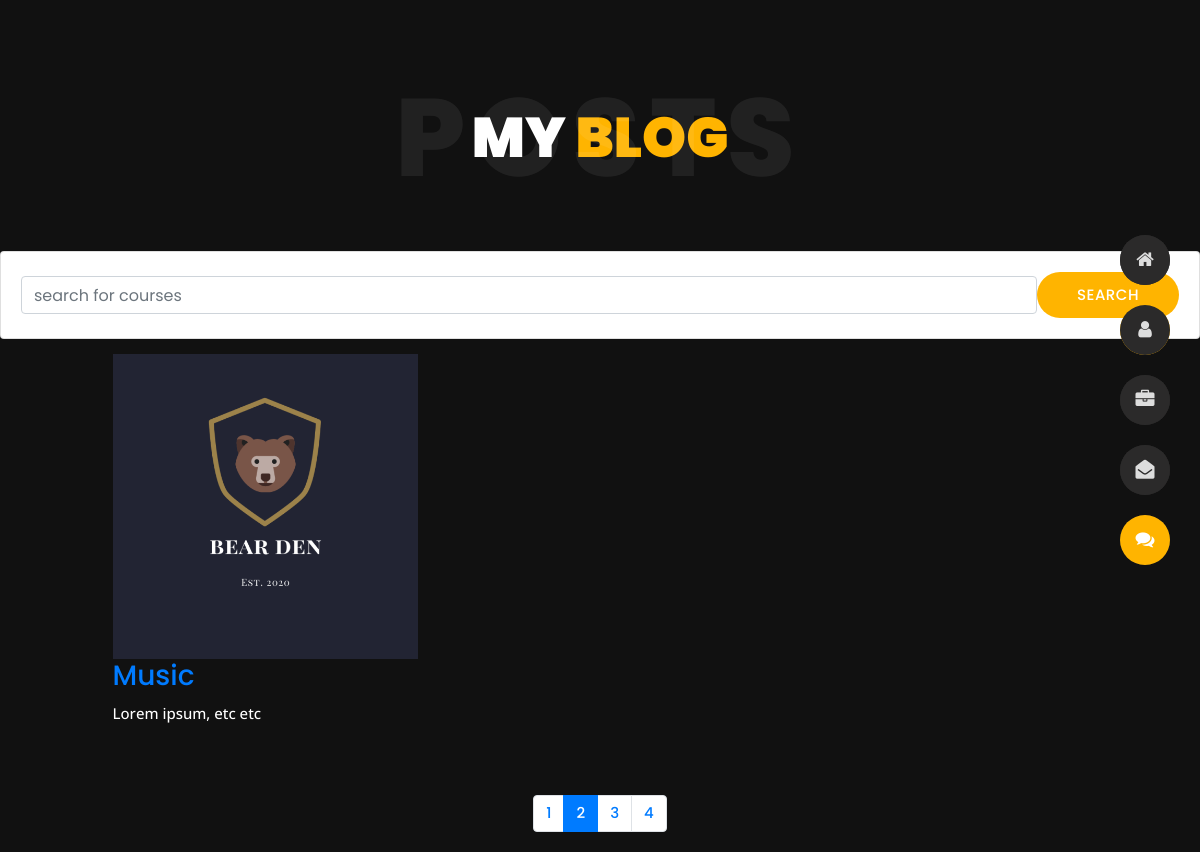
Screenshot of /blog/ with the database file from the repository.
### resume/models.py (models this page shows, shortened)
class Post(models.Model):
    image = models.ImageField(upload_to="images/")
    title = models.CharField(max_length=30)
    content = models.TextField()
    author = models.ForeignKey(User, on_delete=models.CASCADE)
    date = models.DateTimeField(default=timezone.now)

### resume/views.py (the view)
# urls.py: 2. Add a URL to urlpatterns:  path('blog/', include('blog.urls'))
def blog(request):
    post_objects = Post.objects.all().order_by('-date')
    item_name = request.GET.get('item_name')
    if item_name != '' and item_name is not None:
        post_objects = Post.objects.filter(title__icontains=item_name)
    return render(request, 'resume/blog.html', {'post_objects': post_objects})

### resume/templates/resume/blog.html (shortened to what this page needs)
﻿{% extends 'resume/base_2.html' %} {% block content %}
<body class="blog">
  <header class="header" id="navbar-collapse-toggle">
    <ul
      class="icon-menu d-none d-lg-block revealator-slideup revealator-once revealator-delay1"
    >
      <li class="icon-box">
        <i class="fa fa-home"></i>
        <a href="index.html">
        </a>
      </li>
      <li class="icon-box">
        <i class="fa fa-user"></i>
        <a href="about.html">
        </a>
      </li>
      <li class="icon-box">
        <i class="fa fa-briefcase"></i>
        <a href="portfolio.html">
        </a>
      </li>
      <li class="icon-box">
        <i class="fa fa-envelope-open"></i>
        <a href="contact.html">
        </a>
      </li>
      <li class="icon-box active">
        <i class="fa fa-comments"></i>
        <a href="blog.html">
        </a>
      </li>
    </ul>
  </header>
  <section
    class="title-section text-left text-sm-center revealator-slideup revealator-once revealator-delay1"
  >
    <h1>my <span>blog</span></h1>
    <span class="title-bg">posts</span>
  </section>
  <div class="row">
    <div class="col-md-12">
      <form class="card card-sm">
        <div class="card-body row no-gutters align-items-center">
          <div class="col">
            <input
              type="search"
              name="item_name"
              placeholder="search for courses"
              class="form-control form-control-borderless"
            />
          </div>
          <div class="col-auto">
            <button class="btn btn-success" type="submit">search</button>
          </div>
        </div>
      </form>
    </div>
  </div>
  <section
    class="main-content revealator-slideup revealator-once revealator-delay1"
  >
    <div class="container">
      <div class="row">
        {% if post_objects %} {% for post in post_objects %}
        <div class="col-12 col-md-6 col-lg-6 col-xl-4 mb-30">
          <article class="post-container">
            <div class="post-thumb">
              <a
                href="blog-post.html"
                class="d-block position-relative overflow-hidden"
              >
                <img
                  src="{{post.image.url}}"
                  class="img-fluid"
                  alt="Blog Post"
                />
              </a>
            </div>
            <div class="post-content">
              <div class="entry-header">
                <h3>
                  <a href="blog-post.html">{{post.title}}</a>
                </h3>
              </div>
              <div class="entry-content open-sans-font">
                <p>{{post.content}}</p>
              </div>
            </div>
          </article>
        </div>
        {% endfor %} {% endif %}
        <div class="col-12 mt-4">
          <nav aria-label="Page navigation example">
            <ul class="pagination justify-content-center mb-0">
              <li class="page-item"><a class="page-link" href="#">1</a></li>
              <li class="page-item active">
                <a class="page-link" href="#">2</a>
              </li>
              <li class="page-item"><a class="page-link" href="#">3</a></li>
              <li class="page-item"><a class="page-link" href="#">4</a></li>
            </ul>
          </nav>
        </div>
      </div>
    </div>
  </section>
</body>
{% endblock content %}

### resume/static/css/style.css (style rules this page uses)
html { overflow-x: hidden; height: 100%; }
body { font-family: 'Poppins', sans-serif; font-size: 15px; color: #fff; font-weight: 500; line-height: 1.6; position: relative; background-size: cover; background-position: center; height: 100%; width: 100%; background-color: #111; }
.open-sans-font { font-family: 'Open Sans', sans-serif; }
.mb-30 { margin-bottom: 30px; }
.no-transform { transform: none !important; }
.btn { box-shadow: none !important; border-radius: 26px; font-weight: 500; height: 46px; line-height: 46px; font-size: 15px; text-transform: uppercase; color: #fff; padding: 0 40px; outline: none !important; overflow: hidden; display: inline-block; position: relative; font-family: 'Poppins', sans-serif; letter-spacing: .5px; border: 0; }
.btn, .btn:hover, .btn:focus { color: #fff; text-decoration: none; }
.title-section { margin: 0 auto; width: 100%; position: relative; padding: 80px 0; }
.title-section h1 { font-size: 56px; font-weight: 900; color: #fff; text-transform: uppercase; margin: 0; }
.title-bg { font-size: 110px; left: 0; letter-spacing: 10px; line-height: 0.7; position: absolute; right: 0; top: 50%; text-transform: uppercase; font-weight: 800; -webkit-transform: translateY(-50%); -moz-transform: translateY(-50%); -ms-transform: translateY(-50%); -o-transform: translateY(-50%); transform: translateY(-50%); color: rgba(255, 255, 255, 0.07); }
@media (min-width: 992px) { .header { position: fixed; right: 30px; bottom: 0; z-index: 3; display: flex; align-items: center; height: calc(100vh - 200px); top: 100px; opacity: 1; transition: opacity 0.3s; -webkit-transition: opacity 0.3s; } }
@media (min-width: 992px) { .header ul.icon-menu { margin: 0; padding: 0; } }
@media (min-width: 992px) { .header ul.icon-menu li.icon-box { width: 50px; height: 50px; list-style: none; position: relative; display: flex; align-items: center; transition: .3s; margin: 20px 0; border-radius: 50%; background: #2b2a2a; } }
@media (min-width: 992px) { .header ul.icon-menu li.icon-box i { color: #ddd; font-size: 19px; transition: .3s; } }
@media (min-width: 992px) { .header ul.icon-menu li.icon-box.active, .header ul.icon-menu li.icon-box:hover, .header ul.icon-menu li.icon-box.active i, .header ul.icon-menu li.icon-box:hover i { color: #fff; } }
@media (min-width: 992px) { .header .icon-box a { display: block; padding: 0; width: 50px; height: 50px; } }
@media (min-width: 992px) { .header .icon-box i.fa { position: absolute; pointer-events: none; } }
@media (min-width: 992px) { .header .icon-menu i { left: 0; right: 0; margin: 0 auto; display: block; text-align: center; font-size: 35px; top: 15px; } }
.about .main-content { padding-bottom: 20px; }
@media (max-width: 1350px) and (min-width: 992px) { .container { max-width: calc(100% - 195px); } }
@media (min-width: 992px) { .btn:before { font: 15px/1.2em FontAwesome; color: #fff; position: absolute; height: 100%; right: 25px; top: 50%; margin-top: -9px; transition: all 0.3s; opacity: 0; filter: alpha(opacity=0); -webkit-transform: translateX(-20px); transform: translateX(-20px); } }

### resume/static/css/skins/yellow.css (style rules this page uses)
.home h1, .about .box-stats h3, .title-section h1 span, #menu li.active a, body.light #menu li.active a, .blog .post-container:hover .post-content .entry-header h3 a, .blog .post-content .entry-header h3 a:hover, .contact .custom-span-contact i, .portfolio .slideshow figcaption h3, .portfolio .slideshow a, .portfolio .grid figure:hover figcaption, .blog-post .meta i { color: #ffb400; }
.about .resume-box .icon, .contact ul.social li a:hover, body.light.contact ul.social li a:hover, .preloader .loader, .blog .page-link:hover, .blog .page-item.active .page-link, body.light.blog .page-link:hover, body.light.blog .page-item.active .page-link, .portfolio .grid li figure div, .header ul.icon-menu li.icon-box.active, .header ul.icon-menu li.icon-box:hover, body.light .header ul.icon-menu li.icon-box.active, body.light .header ul.icon-menu li.icon-box:hover, .btn, .header .icon-box h2, .home .color-block, .title-section hr, .portfolio .slideshow .carousel-indicators li.active { background-color: #ffb400; }

### rows the page displays
Post: image (picture), title "Music", content "Lorem ipsum, etc etc"
